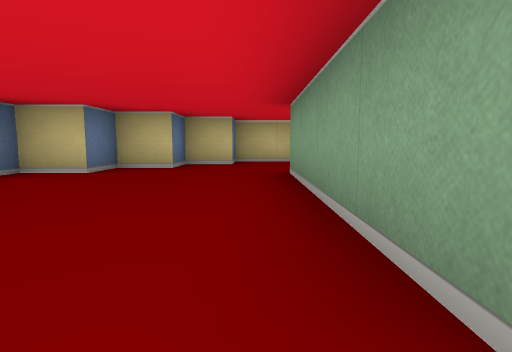
view 1 (above)

23 first-person views from a walk through a cub3D ray-caster map. The camera is about half as high as the walls, tilts 6° down and sees 80° across. The floor is counted in squares. Each view is taken from the middle of a square. On the plan, view 1 faces up. The plan holds only what a view shows up to about 9 squares ahead; the rest is blank.

view 2
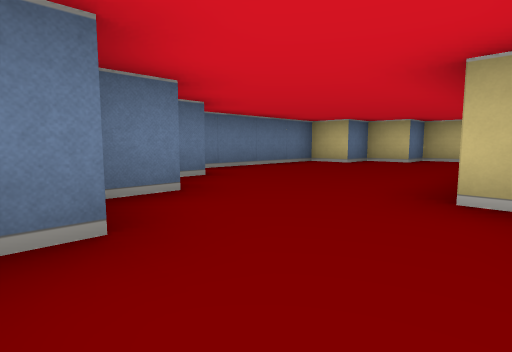

view 3
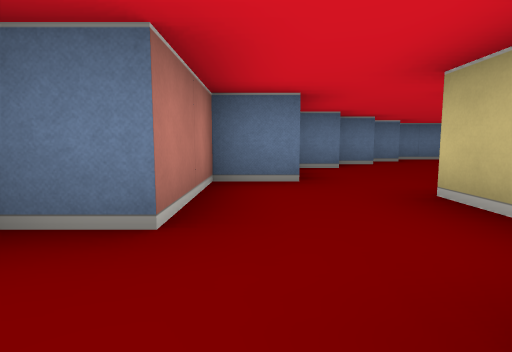

view 4
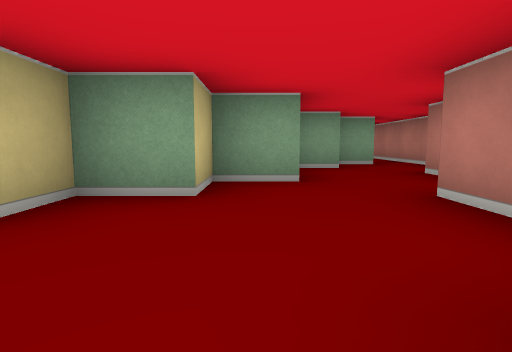

view 5
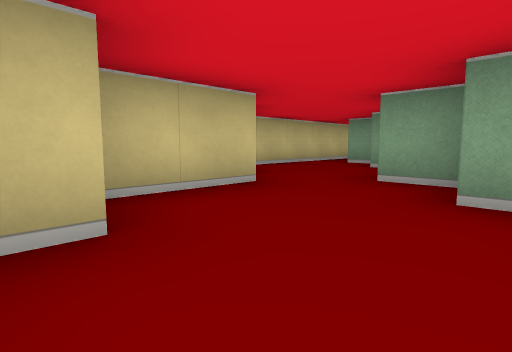

view 6
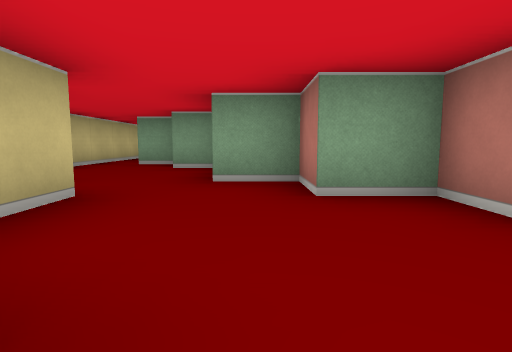

view 7
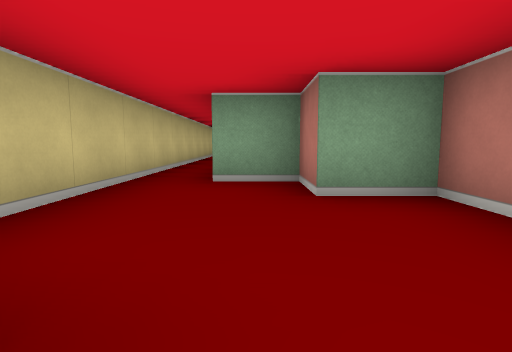

view 8
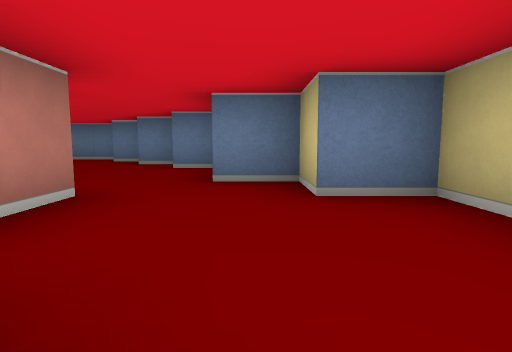

view 9
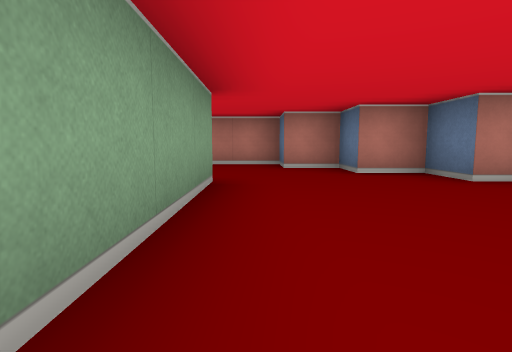

view 10
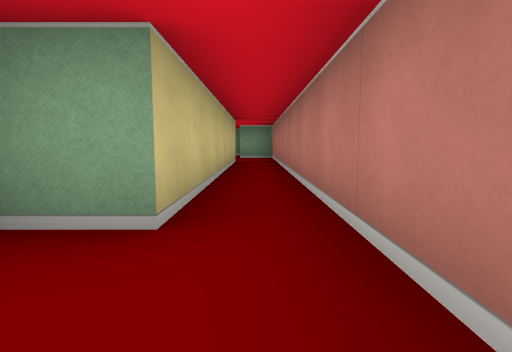

view 11
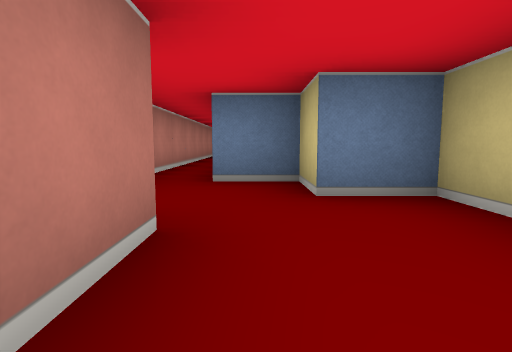

view 12
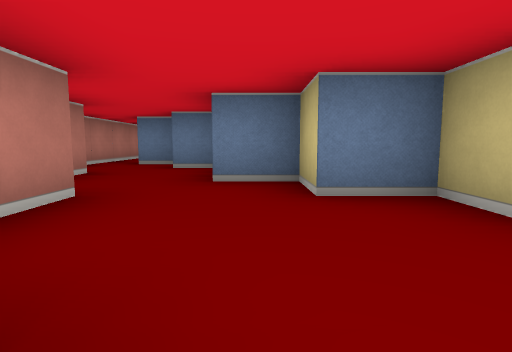

view 13
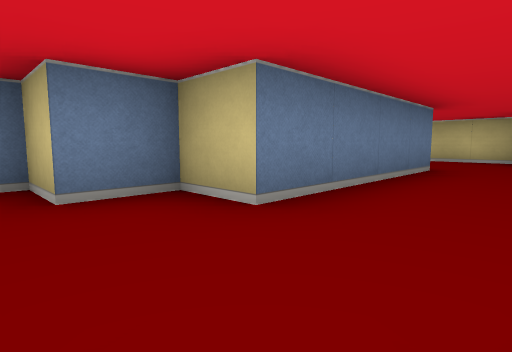

view 14
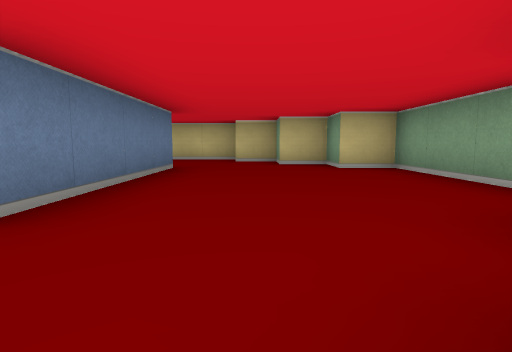

view 15
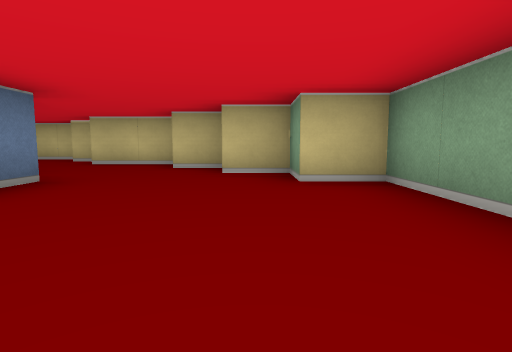

view 16
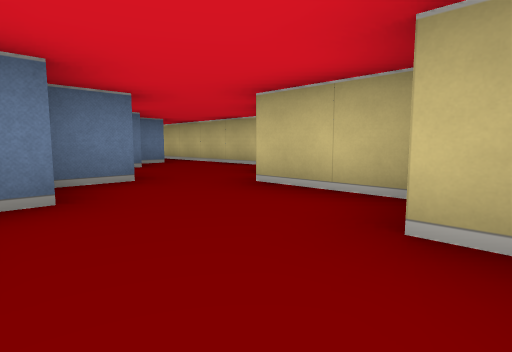

view 17
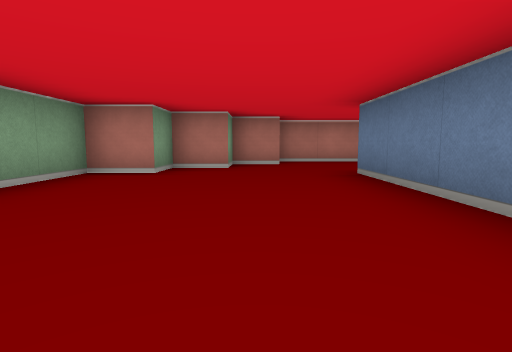

view 18
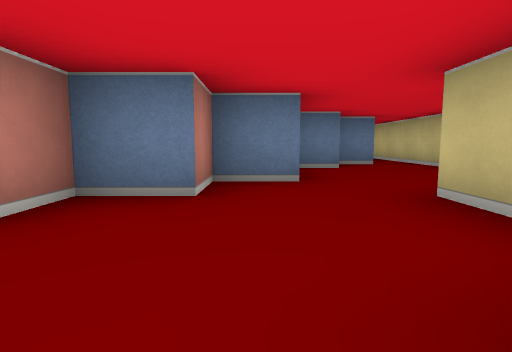

view 19
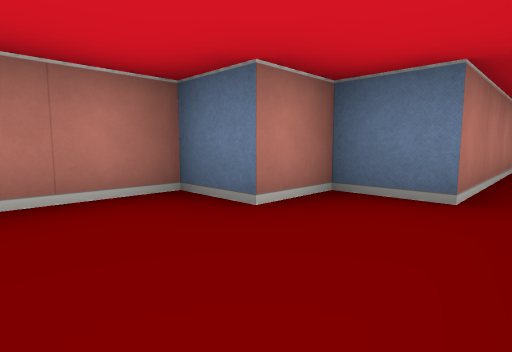

view 20
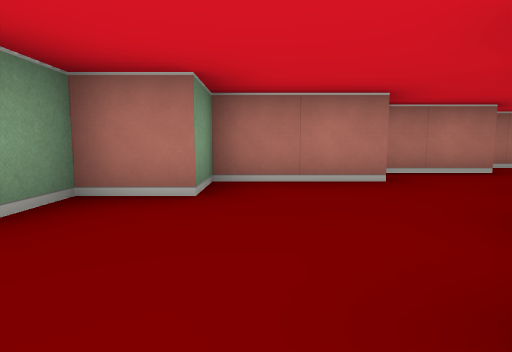

view 21
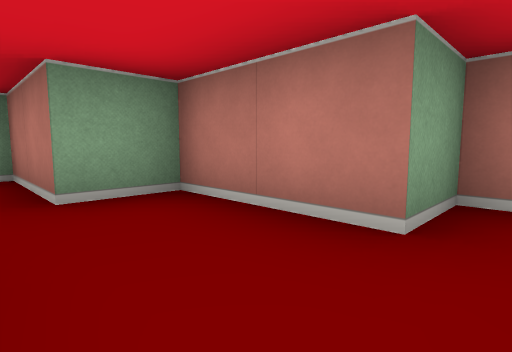

view 22
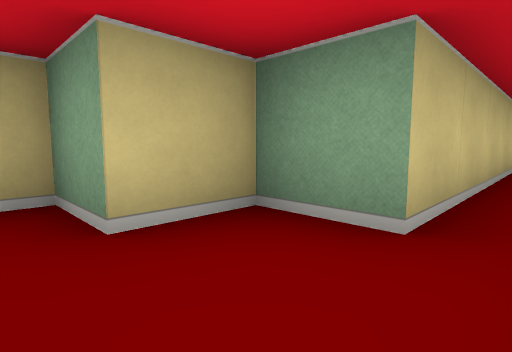

view 23
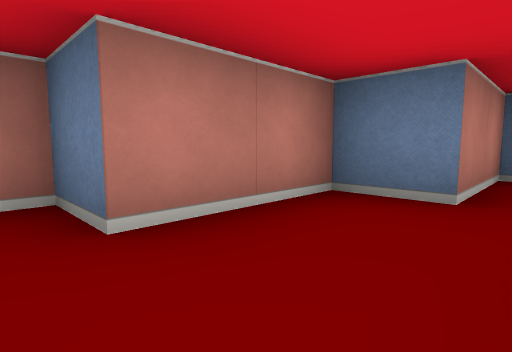

### Floor plan
Ten units are one square. View 1 is at (0, 0); x grows to the right and y downward. Boxes are objects, and circles mark ways between rooms. Rooms are numbered by the first view taken in them; rooms with no view inside come last. Other rooms are left out.
<svg viewBox="-40 -100 250 150">
<path fill="none" stroke="#000" d="M-30 -5 -25 -5 -25 5 -15 5 -15 15 -5 15 -5 25 15 25 15 35 35 35 35 45 55 45M55 35 55 25 45 25 45 15 25 15 25 5 15 5 15 -5 5 -5 5 -45 15 -45 15 -55 25 -55 25 -65 45 -65 45 -75 55 -75 55 -85M55 -95 25 -95 25 -85 15 -85 15 -75 -5 -75 -5 -65 -15 -65 -15 -55 -25 -55 -25 -45 -35 -45 -35 -9M165 -46 165 -5 155 -5 155 5 145 5 145 15M145 -66 145 -55 155 -55 155 -45 162 -45M175 -75 155 -75M150 -85 145 -85M132 15 125 15 125 25 115 25 115 35 55 35M140 -95 55 -95M82 -85 115 -85 115 -75 125 -75 125 -65 139 -65M55 45 135 45 135 35 155 35 155 25 175 25 175 15 185 15 185 5 195 5 195 -5 205 -5 205 -45 195 -45 195 -55 185 -55 185 -65 175 -65"/>
<circle cx="60" cy="-90" r="3" fill="#2a7"/>
<circle cx="60" cy="40" r="3" fill="#2a7"/>
<text x="0" y="-30">1</text>
<text x="170" y="-30">2</text>
</svg>
Room 1 opens to room 2.

Where each view was taken, in squares from view 1:
view 1: 0 up, 0 right, facing up
view 2: 2 down, 1 right, facing up-left
view 3: 3 down, 5 right, facing left
view 4: 1 down, 1 left, facing right
view 5: 5 up, 1 left, facing up-right
view 6: 6 up, 1 left, facing right
view 7: 8 up, 2 right, facing right
view 8: 8 up, 5 right, facing left
view 9: 4 up, 0 right, facing down
view 10: 4 down, 4 right, facing right
view 11: 3 down, 15 right, facing left
view 12: 1 down, 18 right, facing left
view 13: 1 down, 18 right, facing up-left
view 14: 1 down, 18 right, facing up
view 15: 1 up, 19 right, facing up
view 16: 5 up, 18 right, facing up-left
view 17: 5 up, 18 right, facing down
view 18: 6 up, 18 right, facing left
view 19: 9 up, 14 right, facing down-left
view 20: 1 up, 17 right, facing down
view 21: 2 down, 13 right, facing down-right
view 22: 4 down, 4 right, facing up-right
view 23: 2 down, 4 right, facing down-left
